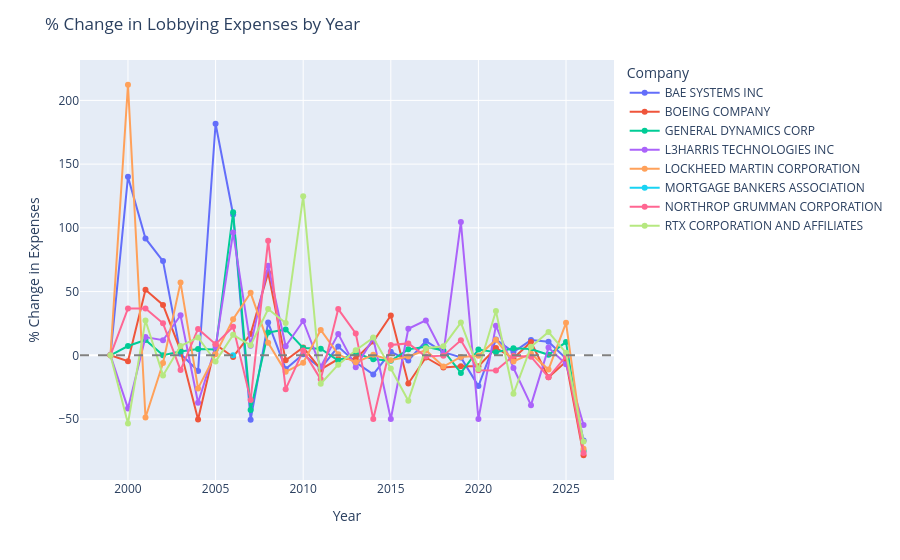

Source (notebook cell):
### Code cell
# Graphing %change by company

fig = px.line(df_pct, x='filing_year', y='pct_change', color='client_name', markers=True,
              labels={'filing_year': 'Year', 'pct_change': '% Change in Expenses', 'client_name': 'Company'})
fig.add_hline(y=0, line_dash='dash', line_color='grey')
fig.update_layout(hoverlabel=dict(bgcolor='white', font_color='black', bordercolor='lightgrey'))
fig.update_layout(title='% Change in Lobbying Expenses by Year')

fig.write_image('Viz/%_change_expenses_by_year.svg', scale=2)

fig.show()

### Figure 1 — Plotly figure (JSON) as saved in the notebook; plotly's stock layout.template omitted (floating-point values rounded to 4 significant figures)
{"data": [{"hovertemplate": "Company=BAE SYSTEMS INC<br>Year=%{x}<br>% Change in Expenses=%{y}<extra></extra>", "legendgroup": "BAE SYSTEMS INC", "line": {"color": "#636efa", "dash": "solid"}, "marker": {"symbol": "circle"}, "mode": "lines+markers", "name": "BAE SYSTEMS INC", "orientation": "v", "showlegend": true, "type": "scatter", "x": [1999, 2000, 2001, 2002, 2003, 2004, 2005, 2006, 2007, 2008, 2009, 2010, 2011, 2012, 2013, 2014, 2015, 2016, 2017, 2018, 2019, 2020, 2021, 2022, 2023, 2024, 2025, 2026], "xaxis": "x", "y": [0.0, 140.0, 91.67, 73.91, 1.25, -12.35, 181.7, 110.5, -50.59, 25.72, -10.71, 0.7923, -10.13, 6.856, -5.531, -14.99, 2.755, -4.021, 11.17, 2.513, -1.618, -24.17, 12.35, 2.632, 11.97, 10.69, -2.529, -66.75], "yaxis": "y"}, {"hovertemplate": "Company=BOEING COMPANY<br>Year=%{x}<br>% Change in Expenses=%{y}<extra></extra>", "legendgroup": "BOEING COMPANY", "line": {"color": "#EF553B", "dash": "solid"}, "marker": {"symbol": "circle"}, "mode": "lines+markers", "name": "BOEING COMPANY", "orientation": "v", "showlegend": true, "type": "scatter", "x": [1999, 2000, 2001, 2002, 2003, 2004, 2005, 2006, 2007, 2008, 2009, 2010, 2011, 2012, 2013, 2014, 2015, 2016, 2017, 2018, 2019, 2020, 2021, 2022, 2023, 2024, 2025, 2026], "xaxis": "x", "y": [0.0, -4.634, 51.39, 39.55, 3.753, -50.29, 8.451, -1.299, 16.67, 64.85, -3.934, 6.208, -11.1, -2.954, -2.655, 10.78, 31.24, -22.11, -1.704, -9.623, -8.664, -8.545, 5.78, -2.32, 10.5, -17.27, -4.946, -78.4], "yaxis": "y"}, {"hovertemplate": "Company=GENERAL DYNAMICS CORP<br>Year=%{x}<br>% Change in Expenses=%{y}<extra></extra>", "legendgroup": "GENERAL DYNAMICS CORP", "line": {"color": "#00cc96", "dash": "solid"}, "marker": {"symbol": "circle"}, "mode": "lines+markers", "name": "GENERAL DYNAMICS CORP", "orientation": "v", "showlegend": true, "type": "scatter", "x": [1999, 2000, 2001, 2002, 2003, 2004, 2005, 2006, 2007, 2008, 2009, 2010, 2011, 2012, 2013, 2014, 2015, 2016, 2017, 2018, 2019, 2020, 2021, 2022, 2023, 2024, 2025, 2026], "xaxis": "x", "y": [0.0, 7.302, 12.04, 0.05572, 3.0, 4.978, 4.536, 112.2, -42.88, 17.9, 20.31, 5.812, 5.234, -4.216, 1.677, -3.127, -4.3, 4.679, 6.76, 3.829, -13.79, 4.49, 2.364, 5.489, 5.009, 0.4112, 10.36, -75.06], "yaxis": "y"}, {"hovertemplate": "Company=L3HARRIS TECHNOLOGIES INC<br>Year=%{x}<br>% Change in Expenses=%{y}<extra></extra>", "legendgroup": "L3HARRIS TECHNOLOGIES INC", "line": {"color": "#ab63fa", "dash": "solid"}, "marker": {"symbol": "circle"}, "mode": "lines+markers", "name": "L3HARRIS TECHNOLOGIES INC", "orientation": "v", "showlegend": true, "type": "scatter", "x": [1999, 2000, 2001, 2002, 2003, 2004, 2005, 2006, 2007, 2008, 2009, 2010, 2011, 2012, 2013, 2014, 2015, 2016, 2017, 2018, 2019, 2020, 2021, 2022, 2023, 2024, 2025, 2026], "xaxis": "x", "y": [0.0, -41.67, 14.29, 11.84, 31.44, -37.18, 6.576, 96.29, 7.592, 70.22, 7.146, 26.92, -8.925, 16.82, -9.329, 13.45, -49.93, 20.81, 27.39, 0.8431, 104.5, -50.0, 23.27, -9.949, -39.09, 6.047, -7.018, -54.72], "yaxis": "y"}, {"hovertemplate": "Company=LOCKHEED MARTIN CORPORATION<br>Year=%{x}<br>% Change in Expenses=%{y}<extra></extra>", "legendgroup": "LOCKHEED MARTIN CORPORATION", "line": {"color": "#FFA15A", "dash": "solid"}, "marker": {"symbol": "circle"}, "mode": "lines+markers", "name": "LOCKHEED MARTIN CORPORATION", "orientation": "v", "showlegend": true, "type": "scatter", "x": [1999, 2000, 2001, 2002, 2003, 2004, 2005, 2006, 2007, 2008, 2009, 2010, 2011, 2012, 2013, 2014, 2015, 2016, 2017, 2018, 2019, 2020, 2021, 2022, 2023, 2024, 2025, 2026], "xaxis": "x", "y": [0.0, 212.3, -48.73, -6.006, 57.03, -25.94, 0.8242, 28.34, 49.04, 9.9, -12.96, -5.882, 19.86, 0.7921, -5.501, 0.4158, -3.865, -0.9332, 3.986, -8.78, -1.299, -0.3096, 12.19, -4.775, 1.308, -11.12, 25.5, -73.38], "yaxis": "y"}, {"hovertemplate": "Company=MORTGAGE BANKERS ASSOCIATION<br>Year=%{x}<br>% Change in Expenses=%{y}<extra></extra>", "legendgroup": "MORTGAGE BANKERS ASSOCIATION", "line": {"color": "#19d3f3", "dash": "solid"}, "marker": {"symbol": "circle"}, "mode": "lines+markers", "name": "MORTGAGE BANKERS ASSOCIATION", "orientation": "v", "showlegend": true, "type": "scatter", "x": [2006], "xaxis": "x", "y": [0.0], "yaxis": "y"}, {"hovertemplate": "Company=NORTHROP GRUMMAN CORPORATION<br>Year=%{x}<br>% Change in Expenses=%{y}<extra></extra>", "legendgroup": "NORTHROP GRUMMAN CORPORATION", "line": {"color": "#FF6692", "dash": "solid"}, "marker": {"symbol": "circle"}, "mode": "lines+markers", "name": "NORTHROP GRUMMAN CORPORATION", "orientation": "v", "showlegend": true, "type": "scatter", "x": [1999, 2000, 2001, 2002, 2003, 2004, 2005, 2006, 2007, 2008, 2009, 2010, 2011, 2012, 2013, 2014, 2015, 2016, 2017, 2018, 2019, 2020, 2021, 2022, 2023, 2024, 2025, 2026], "xaxis": "x", "y": [0.0, 36.79, 36.73, 25.07, -11.55, 20.7, 8.706, 22.47, -34.97, 89.93, -26.54, 3.689, -18.87, 36.26, 17.18, -50.04, 8.178, 9.347, -0.9129, -0.2513, 11.84, -11.79, -11.91, -0.3865, -1.067, -17.25, -0.8294, -76.58], "yaxis": "y"}, {"hovertemplate": "Company=RTX CORPORATION AND AFFILIATES<br>Year=%{x}<br>% Change in Expenses=%{y}<extra></extra>", "legendgroup": "RTX CORPORATION AND AFFILIATES", "line": {"color": "#B6E880", "dash": "solid"}, "marker": {"symbol": "circle"}, "mode": "lines+markers", "name": "RTX CORPORATION AND AFFILIATES", "orientation": "v", "showlegend": true, "type": "scatter", "x": [1999, 2000, 2001, 2002, 2003, 2004, 2005, 2006, 2007, 2008, 2009, 2010, 2011, 2012, 2013, 2014, 2015, 2016, 2017, 2018, 2019, 2020, 2021, 2022, 2023, 2024, 2025, 2026], "xaxis": "x", "y": [0.0, -53.5, 27.36, -15.75, 7.305, 14.0, -4.869, 16.06, 7.839, 36.32, 25.39, 124.8, -22.3, -7.343, 4.038, 13.91, -10.41, -35.6, 5.521, 7.082, 25.67, -10.68, 34.83, -30.2, 6.729, 18.3, 1.925, -67.61], "yaxis": "y"}], "layout": {"hoverlabel": {"bgcolor": "white", "bordercolor": "lightgrey", "font": {"color": "black"}}, "legend": {"title": {"text": "Company"}, "tracegroupgap": 0}, "margin": {"t": 60}, "shapes": [{"line": {"color": "grey", "dash": "dash"}, "type": "line", "x0": 0, "x1": 1, "xref": "x domain", "y0": 0, "y1": 0, "yref": "y"}], "title": {"text": "% Change in Lobbying Expenses by Year"}, "xaxis": {"anchor": "y", "domain": [0, 1], "title": {"text": "Year"}}, "yaxis": {"anchor": "x", "domain": [0, 1], "title": {"text": "% Change in Expenses"}}}}
